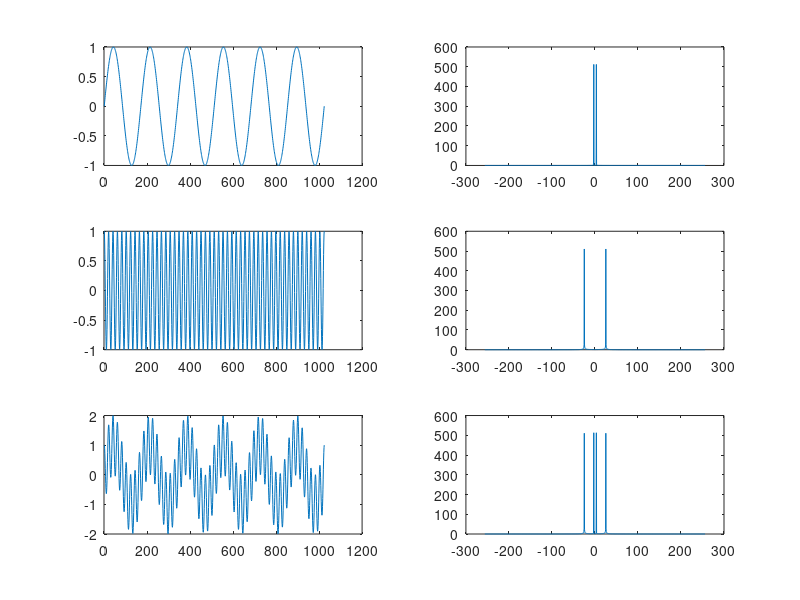

Recreate this plot in MATLAB.
L = 1024;
tmax = 1;
tmin = -1;
Fe = L/(tmax-tmin); %Fe = 512 plus grand que la fraquence maximale 25 HZ
Te = 1/Fe;
t = linspace(tmin,tmax,L);

 

m = sin(2*3*pi*t);
p = cos(2*25*pi*t);
mp = m+p;
figure
subplot(321);
plot(m)
subplot(323)
plot(p)
subplot(325)
plot(mp)


f = linspace(-Fe/2,Fe/2,L);
M = fftshift(abs(fft(m)));
subplot(322);
plot(f,M);

P = fftshift(abs(fft(p)));
subplot(324)
plot(f,abs(P))

MP = abs(M+P);
subplot(326)
plot(f,MP)



